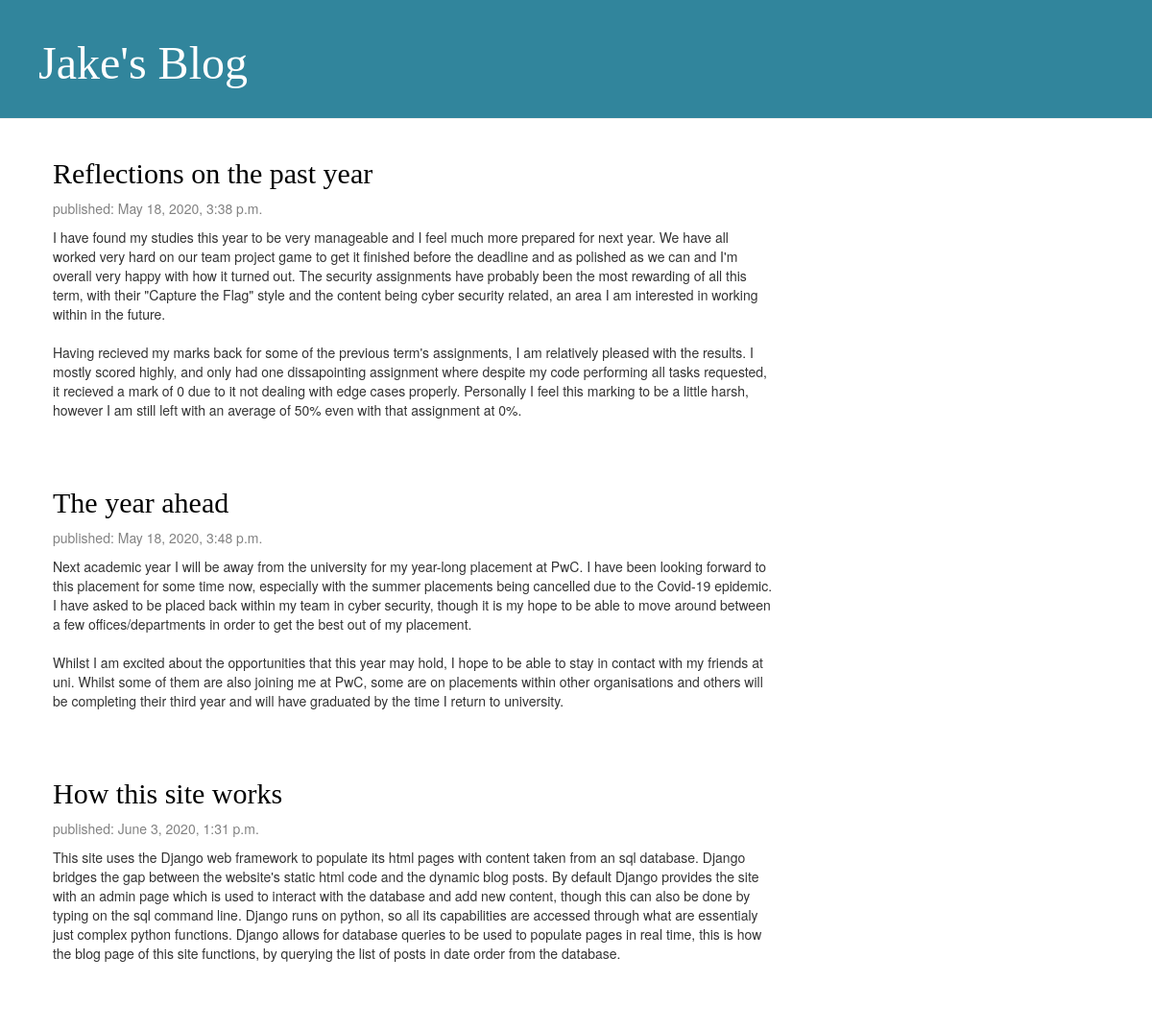
The page / on the database its author committed.
### PersonalSite/blog/models.py (models this page shows, shortened)
class Post(models.Model):
    author = models.ForeignKey(settings.AUTH_USER_MODEL, on_delete=models.CASCADE)
    title = models.CharField(max_length=200)
    text = models.TextField()
    created_date = models.DateTimeField(default=timezone.now)
    published_date = models.DateTimeField(blank=True, null=True)

### PersonalSite/blog/views.py (the view)
# urls.py: url('', views.post_list, name='post_list'),
def post_list(request):
    posts = Post.objects.filter(published_date__lte=timezone.now()).order_by('published_date')
    return render(request, 'blog/post_list.html', {'posts': posts})

### PersonalSite/blog/templates/blog/post_list.html (shortened to what this page needs)
{% load static %}
<html>
    <head>
        <link rel="stylesheet" href="//maxcdn.bootstrapcdn.com/bootstrap/3.2.0/css/bootstrap.min.css">
        <link rel="stylesheet" href="//maxcdn.bootstrapcdn.com/bootstrap/3.2.0/css/bootstrap-theme.min.css">
        <link rel="stylesheet" href="{% static 'blog/css/blog.css' %}">
    </head>
    <body>
        <div class="page-header">
            <h1><a href="/">Jake's Blog</a></h1>
        </div>
            <div class="content container">
    <div class="row">
        <div class="col-md-8">
            {% for post in posts %}
                <div class="post">
                    <h2><a href="">{{ post.title }}</a></h2>
                    <div class="date">
                        <p>published: {{ post.published_date }}</p>
                    </div>
                    <p>{{ post.text|linebreaksbr }}</p>
                </div>
            {% endfor %}
        </div>
    </div>
</div>
    </body>
</html>

### static/blog/css/blog.css (style rules this page uses)
h1 a, h2 a { color: #31859C; }
h1 a, h2 a { color: #31859C; font-family: 'Source Serif Pro', serif; }
.page-header { background-color: #31859C; margin-top: 0; padding: 20px 20px 20px 40px; }
.page-header h1, .page-header h1 a, .page-header h1 a:visited, .page-header h1 a:active { color: #ffffff; font-size: 36pt; text-decoration: none; }
.content { margin-left: 40px; }
h1, h2, h3, h4 { font-family: 'Source Code Pro', monospace; }
.date { color: #828282; }
.post { margin-bottom: 70px; }
.post h2 a, .post h2 a:visited { color: #000000; }

### rows shown on the page
Post: title "Reflections on the past year", published_date "May 18, 2020, 3:38 p.m.", text "I have found my studies this year to be very manageable and I feel much more prepared for next year. We have all worked very hard on our team project game to get it finished before the deadline and as polished as we can and I'm overall very happy with how it turned out. The security assignments have probably been the most rewarding of all this term, with their \"Capture the Flag\" style and the content being cyber security related, an area I am interested in working within in the future. Having recieved my marks back for some of the previous term's assignments, I am relatively pleased with the results. I mostly scored highly, and only had one dissapointing assignment where despite my code…"
Post: title "The year ahead", published_date "May 18, 2020, 3:48 p.m.", text "Next academic year I will be away from the university for my year-long placement at PwC. I have been looking forward to this placement for some time now, especially with the summer placements being cancelled due to the Covid-19 epidemic. I have asked to be placed back within my team in cyber security, though it is my hope to be able to move around between a few offices/departments in order to get the best out of my placement. Whilst I am excited about the opportunities that this year may hold, I hope to be able to stay in contact with my friends at uni. Whilst some of them are also joining me at PwC, some are on placements within other organisations and others will be completing their third…"
Post: title "How this site works", published_date "June 3, 2020, 1:31 p.m.", text "This site uses the Django web framework to populate its html pages with content taken from an sql database. Django bridges the gap between the website's static html code and the dynamic blog posts. By default Django provides the site with an admin page which is used to interact with the database and add new content, though this can also be done by typing on the sql command line. Django runs on python, so all its capabilities are accessed through what are essentialy just complex python functions. Django allows for database queries to be used to populate pages in real time, this is how the blog page of this site functions, by querying the list of posts in date order from the database."
